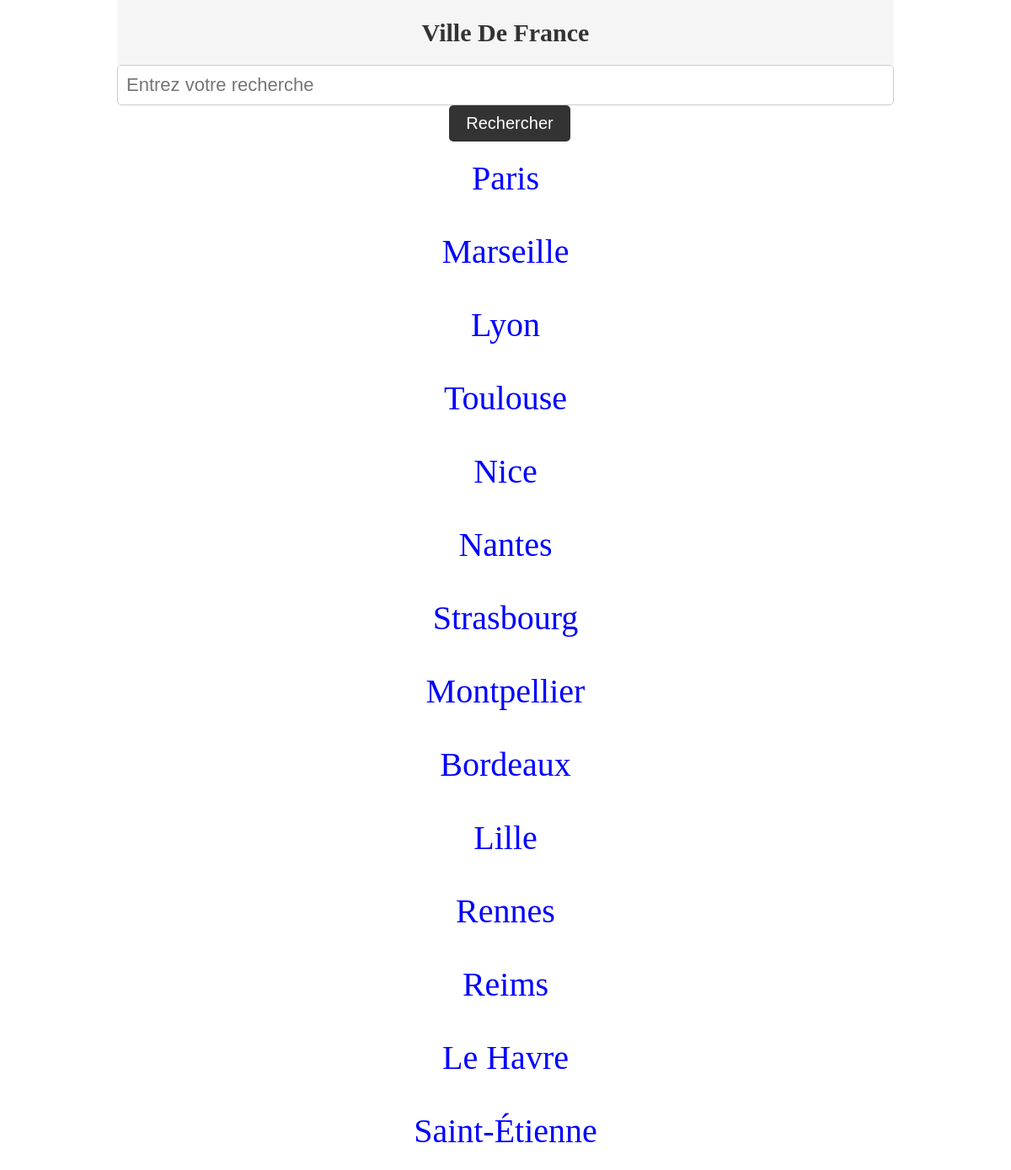
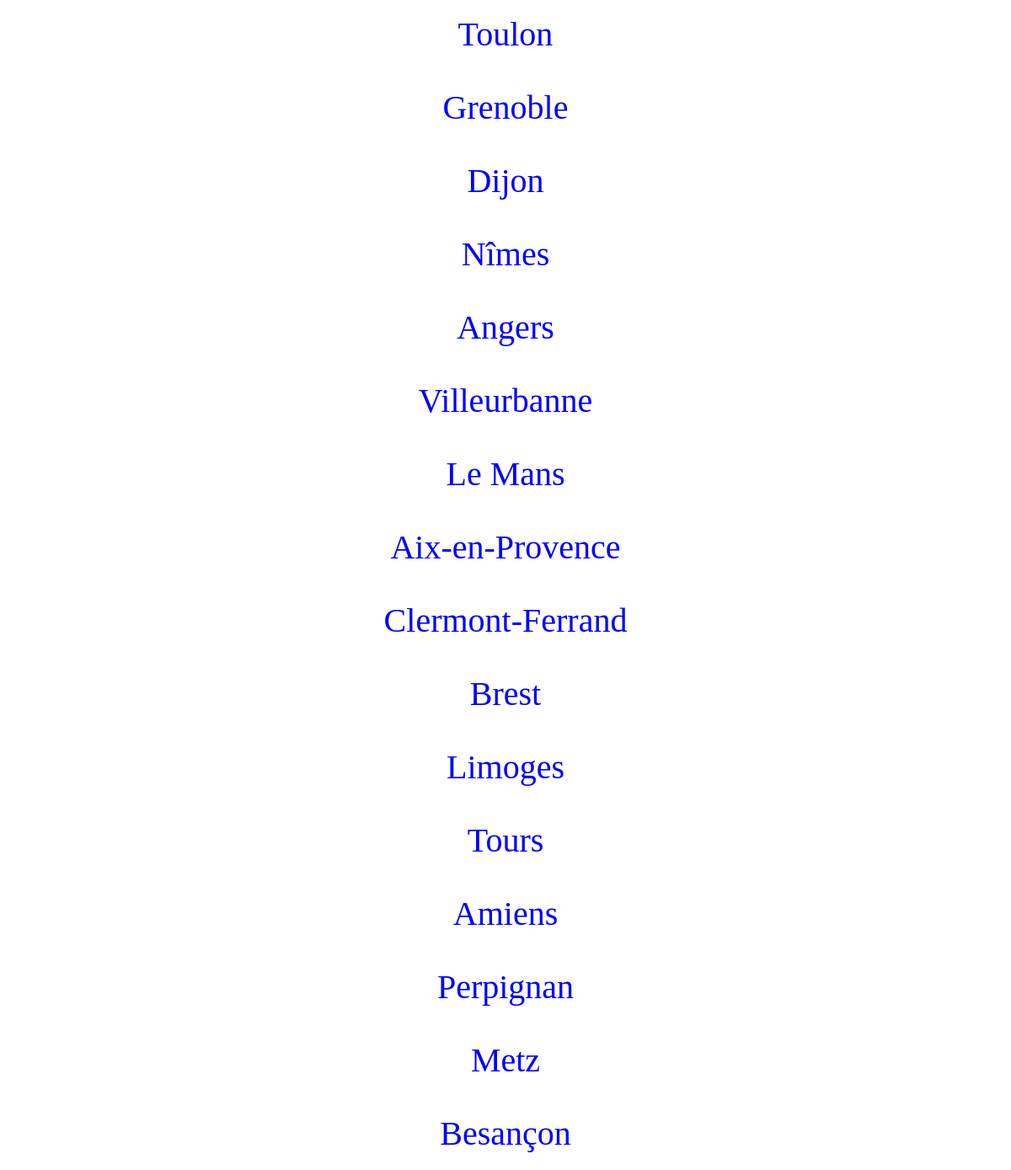
Page /recherche.php on the committed database (2 pictures, top to bottom).
### tables this page shows
CREATE TABLE IF NOT EXISTS `ville` (
  `id` int NOT NULL AUTO_INCREMENT,
  `nom` text NOT NULL,
  PRIMARY KEY (`id`)
);

### search.php (called while the page is built, shortened)
<?php
$pdo = new PDO('mysql:host=localhost;dbname=autocompletion', 'root', '');
$search = $_GET['search'];
$stmt = $pdo->prepare('SELECT * FROM ville WHERE nom LIKE :search');
$stmt->execute(['search' => '%'.$search.'%']);
?>

### recherche.php (the view, shortened to what this page needs)
<!DOCTYPE html>
<html lang="fr">
<head>
    <link rel="stylesheet" href="style.css">
</head>
<header>
    <?php include 'header.php'?>
</header>
<body>
<?php
while ($row = $stmt->fetch()) {
    echo '<p style="text-align: center;padding: 20px"><a class="info" href="element.php?id='.$row['id'].'">'.$row['nom'].'</a></p>';
}
?>
</body>
</html>

### header.php (shortened to what this page needs)
<?php include 'search.php'?>
<center>
<div class="form-group">
    <h1 class="title"><a href=".">Ville De France</a></h1>
    <form action="recherche.php" method="GET">
        <input type="text" class="form-control" name="search" id="search" list="liste_villes" placeholder="Entrez votre recherche"><br>
        <button type="submit" class="submit">Rechercher</button>
    </form>
</div>
    <br>
</center>

### style.css (style rules this page uses)
* { margin: 0; padding: 0; }
body { background: url("https://images.unsplash.com/photo-1508739773434-c26b3d09e071?ixlib=rb-4.0.3&ixid=MnwxMjA3fDB8MHxwaG90by1wYWdlfHx8fGVufDB8fHx8&auto=format&fit=crop&w=1470&q=80")no-repeat; background-size: 350rem; background-position: center; background-position-y: 0px; }
.title { margin: 0; padding: 20px; background-color: #f5f5f5; }
.title a { font-size: 30px; color: #333; text-decoration: none; }
.form-group { display: inline-block; }
#search { font-size: 22px; }
.submit { margin-left: 10px; padding: 10px 20px; border-radius: 5px; border: none; background-color: #333; color: #fff; font-size: 20px; cursor: pointer; }
.info { font-size: 40px; margin-top: 10px; text-decoration: none; color: blue; }
.form-control { display: inline-block; width: 900px; padding: 10px; border-radius: 5px; border: 1px solid #ccc; }

### rows in the picture
ville: nom "Paris"
ville: nom "Marseille"
ville: nom "Lyon"
ville: nom "Toulouse"
ville: nom "Nice"
ville: nom "Nantes"
ville: nom "Strasbourg"
ville: nom "Montpellier"
ville: nom "Bordeaux"
ville: nom "Lille"
ville: nom "Rennes"
ville: nom "Reims"
ville: nom "Le Havre"
ville: nom "Saint-Étienne"
ville: nom "Toulon"
ville: nom "Grenoble"
ville: nom "Dijon"
ville: nom "Nîmes"
ville: nom "Angers"
ville: nom "Villeurbanne"
ville: nom "Le Mans"
ville: nom "Aix-en-Provence"
ville: nom "Clermont-Ferrand"
ville: nom "Brest"
ville: nom "Limoges"
ville: nom "Tours"
ville: nom "Amiens"
ville: nom "Perpignan"
ville: nom "Metz"
ville: nom "Besançon"
